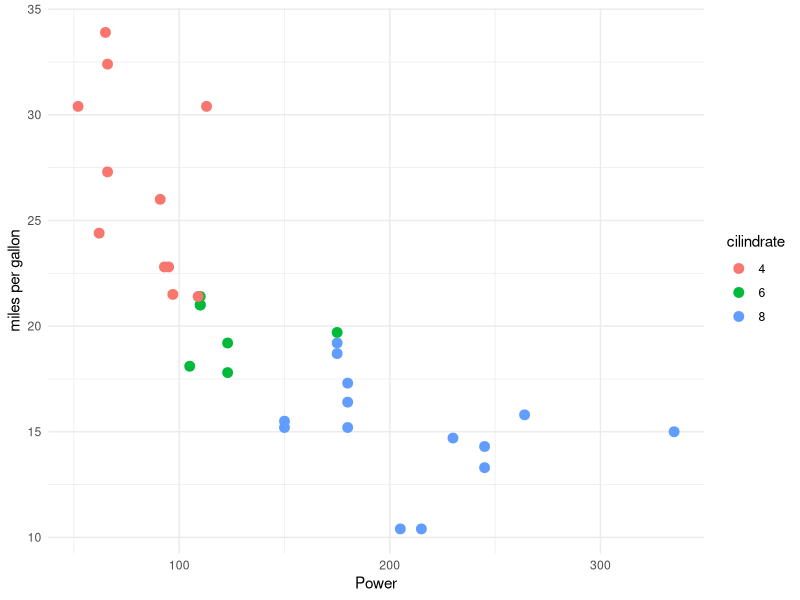
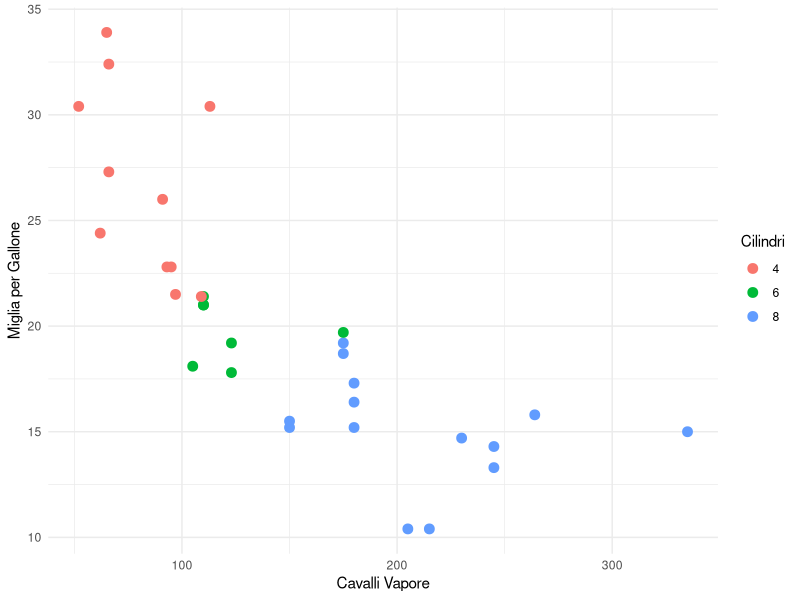

These charts were generated, in order, by the following R code:
## ---- chunk 1
#| echo: true
#| fig-width: 10
#| fig-height: 4.5
library(ggplot2)

ggplot(mtcars, aes(x = hp, y = mpg)) +
  geom_point(aes(color = factor(cyl)), size = 3) +
  labs(x = "Power", y = "miles per gallon", color = "cilindrate") +
  theme_minimal()
## ---- chunk 2
#| echo: false
#| fig-width: 10
#| fig-height: 4.5
library(ggplot2)

ggplot(mtcars, aes(x = hp, y = mpg)) +
  geom_point(aes(color = factor(cyl)), size = 3) +
  labs(x = "Cavalli Vapore", y = "Miglia per Gallone", color = "Cilindri") +
  theme_minimal()
## ---- chunk 3
#| echo: true
#| fig-width: 10
#| fig-height: 4.5
#| 
#![](https://adesivistore.com/10317-large_default/club-dogo-logo-1-adesivo-prespaziato.jpg){.absolute top="170" left="30" width="200" height="200"}
